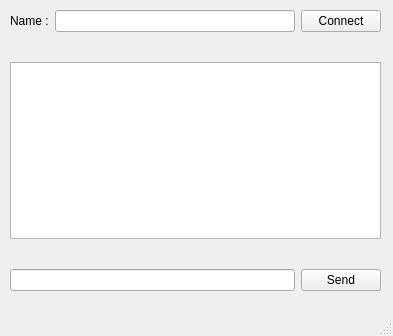
<?xml version="1.0" encoding="UTF-8"?>
<ui version="4.0">
 <class>MainWindow</class>
 <widget class="QMainWindow" name="MainWindow">
  <property name="geometry">
   <rect>
    <x>0</x>
    <y>0</y>
    <width>393</width>
    <height>336</height>
   </rect>
  </property>
  <property name="windowTitle">
   <string>MainWindow</string>
  </property>
  <widget class="QWidget" name="centralwidget">
   <property name="sizePolicy">
    <sizepolicy hsizetype="Preferred" vsizetype="MinimumExpanding">
     <horstretch>0</horstretch>
     <verstretch>0</verstretch>
    </sizepolicy>
   </property>
   <property name="layoutDirection">
    <enum>Qt::LeftToRight</enum>
   </property>
   <widget class="QWidget" name="verticalLayoutWidget">
    <property name="geometry">
     <rect>
      <x>10</x>
      <y>10</y>
      <width>371</width>
      <height>281</height>
     </rect>
    </property>
    <layout class="QVBoxLayout" name="verticalLayout">
     <item>
      <layout class="QHBoxLayout" name="horizontalLayout_4">
       <property name="topMargin">
        <number>0</number>
       </property>
       <item>
        <widget class="QLabel" name="label">
         <property name="enabled">
          <bool>true</bool>
         </property>
         <property name="sizePolicy">
          <sizepolicy hsizetype="Minimum" vsizetype="Minimum">
           <horstretch>0</horstretch>
           <verstretch>0</verstretch>
          </sizepolicy>
         </property>
         <property name="minimumSize">
          <size>
           <width>0</width>
           <height>0</height>
          </size>
         </property>
         <property name="baseSize">
          <size>
           <width>30</width>
           <height>30</height>
          </size>
         </property>
         <property name="text">
          <string>Name :</string>
         </property>
         <property name="alignment">
          <set>Qt::AlignLeading|Qt::AlignLeft|Qt::AlignVCenter</set>
         </property>
        </widget>
       </item>
       <item>
        <widget class="QLineEdit" name="nameInput"/>
       </item>
       <item>
        <widget class="QPushButton" name="connectButton">
         <property name="text">
          <string>Connect</string>
         </property>
        </widget>
       </item>
      </layout>
     </item>
     <item>
      <spacer name="verticalSpacer_2">
       <property name="orientation">
        <enum>Qt::Vertical</enum>
       </property>
       <property name="sizeHint" stdset="0">
        <size>
         <width>20</width>
         <height>40</height>
        </size>
       </property>
      </spacer>
     </item>
     <item>
      <widget class="QTextBrowser" name="chatDisplay"/>
     </item>
     <item>
      <spacer name="verticalSpacer">
       <property name="orientation">
        <enum>Qt::Vertical</enum>
       </property>
       <property name="sizeHint" stdset="0">
        <size>
         <width>20</width>
         <height>40</height>
        </size>
       </property>
      </spacer>
     </item>
     <item>
      <layout class="QHBoxLayout" name="horizontalLayout_5">
       <property name="bottomMargin">
        <number>0</number>
       </property>
       <item>
        <widget class="QLineEdit" name="messageInput"/>
       </item>
       <item>
        <widget class="QPushButton" name="sendButton">
         <property name="text">
          <string>Send</string>
         </property>
        </widget>
       </item>
      </layout>
     </item>
    </layout>
   </widget>
  </widget>
  <widget class="QMenuBar" name="menubar">
   <property name="geometry">
    <rect>
     <x>0</x>
     <y>0</y>
     <width>393</width>
     <height>21</height>
    </rect>
   </property>
  </widget>
  <widget class="QStatusBar" name="statusbar"/>
 </widget>
 <resources/>
 <connections/>
</ui>
